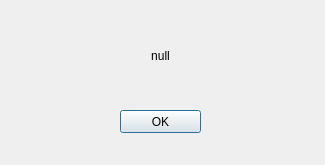
<?xml version="1.0" encoding="UTF-8"?>
<ui version="4.0">
 <class>Dialog</class>
 <widget class="QDialog" name="Dialog">
  <property name="geometry">
   <rect>
    <x>0</x>
    <y>0</y>
    <width>325</width>
    <height>165</height>
   </rect>
  </property>
  <property name="windowTitle">
   <string>Error</string>
  </property>
  <widget class="QLabel" name="labelMessage">
   <property name="geometry">
    <rect>
     <x>80</x>
     <y>20</y>
     <width>161</width>
     <height>71</height>
    </rect>
   </property>
   <property name="layoutDirection">
    <enum>Qt::LeftToRight</enum>
   </property>
   <property name="text">
    <string>null</string>
   </property>
   <property name="alignment">
    <set>Qt::AlignCenter</set>
   </property>
  </widget>
  <widget class="QPushButton" name="buttonOK">
   <property name="geometry">
    <rect>
     <x>120</x>
     <y>110</y>
     <width>81</width>
     <height>23</height>
    </rect>
   </property>
   <property name="text">
    <string>OK</string>
   </property>
  </widget>
 </widget>
 <resources/>
 <connections/>
</ui>
